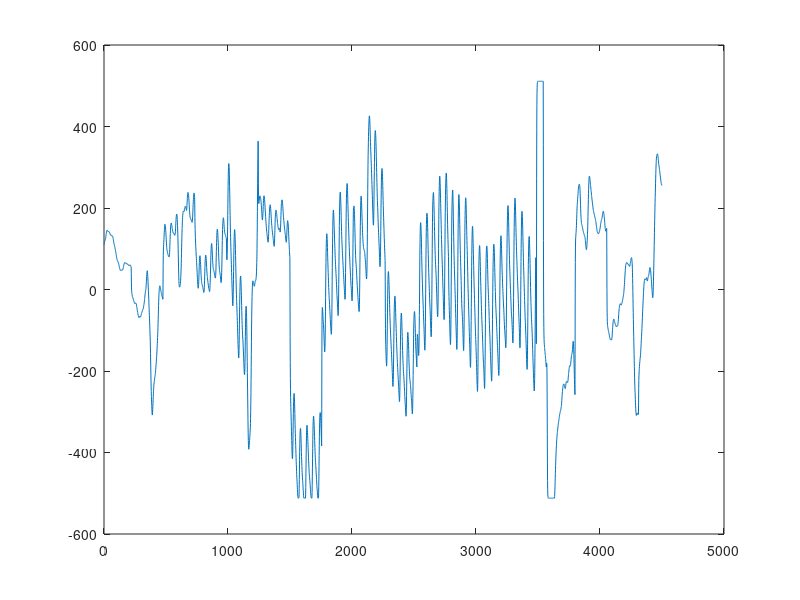

The MATLAB script that drew this image: (Note: this script raises an error after producing the figure.)
clear all
close all
clc

%% Loading 
% PPG = load('PPGm.mat'); % file di martina
PPG = load('n10303m.mat');
PPG=PPG.val;
PPG = PPG(500:5000);
PPG=PPG';

% vettore colonna + vettore zeri. 
% All'inizio tutto zero, poi uno dove artifacts
signal_check=cat(2,PPG,zeros(size(PPG,1),1)); 

figure()
plot(signal_check(:,1))

signal_check(:,3) = zeros(1, size(signal_check,1));
signal_check(:,4) = zeros(1, size(signal_check,1));

%% stage 1: top and bottom clipping

th_high = 400; %depends on the tye of recording system
th_low = -400;
signal_check(:,2)=zeros (size(signal_check,1),1);
for i=1:size(signal_check,1)
    % 1 per ogni sample sopra treshold e sotto tresh bassa 
    signal_check(i,2)=stage1(signal_check(i,1),signal_check(i,2),th_low,th_high);
end

figure()
plot(signal_check(:,1)) 
hold on
plot(find(signal_check(:,2)==1), signal_check(signal_check(:,2)==1,1),'g*')


%% stage2-3: low and hig pass filter

% fs=400;%??????????
fs = 125;

signal_check(:,1) = stage2_3(signal_check(:,1), fs);

figure()
plot(signal_check(:,1))

%% Stage 4 

[moving_average_threshold, signal_check(:,3)] = stage4 (signal_check(:,1), signal_check(:,2), fs);  

figure()
plot(signal_check(:,1));
hold on
plot(moving_average_threshold,'k')
hold on
plot(find(signal_check(:,3)==1), signal_check(signal_check(:,3)==1,1),'g*')
hold on
plot(find(signal_check(:,3)==2), signal_check(signal_check(:,3)==2,1),'r*')
hold on
plot(find(signal_check(:,3)==-1), signal_check(signal_check(:,3)==-1,1),'go')
hold on
plot(find(signal_check(:,3)==-2), signal_check(signal_check(:,3)==-2,1),'ro')

    
%% STAGE 5:    
%initialization column of stage 5 annotations
signal_check(:,4) = zeros(size(signal_check(:,1),1),1);

pos_systolic_valleys = find (signal_check(:,3) == -1);
for i = 1:size(pos_systolic_valleys,1)-1
    pulsewave = signal_check(pos_systolic_valleys(i):pos_systolic_valleys(i+1),:);
    signal_check(pos_systolic_valleys(i):pos_systolic_valleys(i+1),4) = stage5(pulsewave, fs);
end

figure()
plot(signal_check(:,1));
hold on
plot(find(signal_check(:,4)==10), signal_check(signal_check(:,4)==10,1),'g*')
hold on
plot(find(signal_check(:,4)==11), signal_check(signal_check(:,4)==11,1),'r*')
hold on
plot(find(signal_check(:,4)==12), signal_check(signal_check(:,4)==12,1),'go')
    
     
    
    
    






